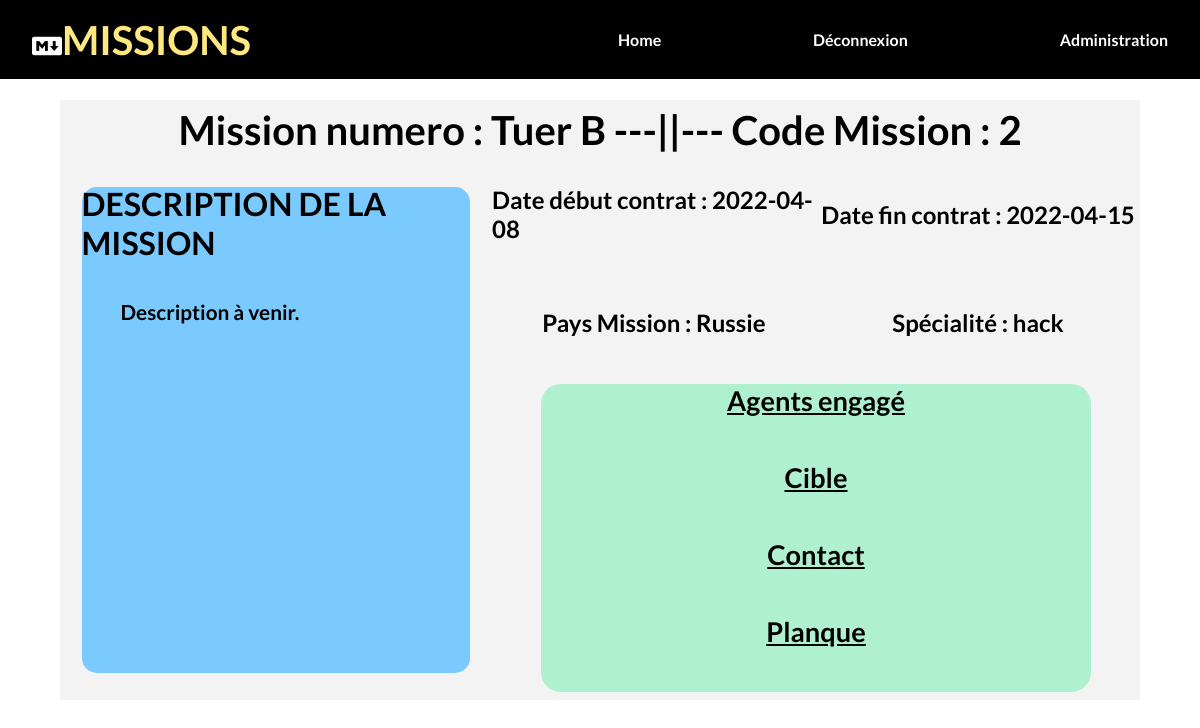
The app's page /views/mission.php?id=2 (signed in) with its own data.
### tables this page shows
CREATE TABLE IF NOT EXISTS `mission` (
  `id` int(11) NOT NULL AUTO_INCREMENT,
  `nom` varchar(50) NOT NULL,
  `description` text NOT NULL,
  `code` int(11) NOT NULL,
  `pays` varchar(50) NOT NULL,
  `type` varchar(255) NOT NULL,
  `specialite_requis` varchar(50) NOT NULL,
  `date_debut` date NOT NULL,
  `date_fin` date NOT NULL,
  `statut` varchar(255) NOT NULL,
  PRIMARY KEY (`id`)
);

### includes/fonction.php (called while the page is built, shortened)
<?php
function isConnected()
{
    return (bool)(isset($_SESSION['id']) && !empty($_SESSION['id']) && is_numeric($_SESSION['id']));
}

### includes/variable.php (called while the page is built, shortened)
<?php
require_once "connexion_bdd.php";
$getId = strip_tags(htmlspecialchars($_GET['id']));
$mission = $bdd->prepare('SELECT * FROM mission WHERE id = :id');
$mission->bindValue('id', $getId);
$mission->execute();
$Miss = $mission->fetch();

### views/mission.php (the view, shortened to what this page needs)
<?php
require_once "header.php";
require_once "..\includes/variable.php";
if (isConnected()) {
?>
    <html>
    <body>
        <section class="container3">
            <div class="container3-1">
                <div class="container3-2">
                    <div class="blocMissionHaut">
                        <div class="titreBlocMissionHaut"><?php echo "Mission numero : " . $Miss['nom'] . " ---||--- Code Mission : " . $Miss['code']; ?></div>
                    </div>
                    <div class="blocDetailMission">
                        <div class="blocDescriptionG">
                            <div class="blocDescriptionG-1">
                                <div class="blocTitreDescG-1">
                                    <div class="titreDescG-1">Description de la mission</div>
                                </div>
                                <div class="blocDescG-1">
                                    <div class="DescG-1"><?php echo  $Miss['description']; ?></div>
                                </div>
                            </div>
                        </div>
                        <div class="blocInfoD">
                            <div class="blocDate">
                                <div class="blocDateDebut">
                                    <div class="date"><?php echo  "Date début contrat : " . $Miss['date_debut']; ?></div>
                                </div>
                                <div class="blocDateFin">
                                    <div class="date"><?php echo  "Date fin contrat : " . $Miss['date_fin']; ?></div>
                                </div>
                            </div>
                            <div class="blocI-1">
                                <div class="blocI-2">
                                    <div class="info"><?php echo  "Pays Mission : " . $Miss['pays']; ?></div>
                                </div>
                                <div class="blocI-2">
                                    <div class="info"><?php echo  "Spécialité : " . $Miss['specialite_requis']; ?></div>
                                </div>
                            </div>
                            <div class="blocI-3">
                                <div class="blocI-3G">
                                    <div class="blocGeneral">
                                        <div class="titreBC">Agents engagé</div>
                                    </div>
                                    <div class="blocGeneral">
                                        <div class="titreBC">Cible</div>
                                    </div>
                                    <div class="blocGeneral">
                                        <div class="titreBC">Contact</div>
                                    </div>
                                    <div class="blocGeneral">
                                        <div class="titreBC">Planque</div>
                                    </div>
                                </div>
                            </div>
                        </div>
                    </div>
                </div>
            </div>
        </section>
    </body>
    </html>
<?php
} else {
    header("Location: ..\index.php");
}
?>

### css&js/style.css (style rules this page uses)
* { margin: 0; padding: 0; box-sizing: border-box; }
html { font-size: 16px; scroll-behavior: smooth; }
body { font-family: 'Lato', sans-serif; font-weight: bold; }
.container3 { width: 100%; height: 100vh; }
.container3-1 { width: 100%; height: 100%; display: flex; align-items: center; justify-content: center; }
.container3-2 { width: 90%; height: 75%; background-color: rgb(243, 243, 243); }
.blocMissionHaut { width: 100%; height: 10%; display: flex; align-items: center; justify-content: center; }
.titreBlocMissionHaut { text-align: center; font-size: 2.5rem; }
.blocDetailMission { width: 100%; height: 90%; display: flex; flex-direction: row; }
.blocDescriptionG { width: 40%; height: 100%; display: flex; align-items: center; justify-content: center; }
.blocDescriptionG-1 { width: 90%; height: 90%; background-color: rgb(123, 202, 255); border-radius: 15px; }
.blocTitreDescG-1 { width: 100%; height: 15%; display: flex; align-items: center; justify-content: center; }
.titreDescG-1 { font-size: 2rem; text-transform: uppercase; }
.blocDescG-1 { width: 100%; height: 85%; padding: 10%; }
.DescG-1 { font-size: 1.3rem; text-align: justify; }
.blocInfoD { width: 60%; height: 100%; display: flex; flex-direction: column; }
.blocDate, .blocI-1 { width: 100%; height: 20%; display: flex; flex-direction: row; }
.blocDateDebut, .blocDateFin, .blocI-2 { width: 50%; height: 100%; display: flex; align-items: center; justify-content: center; }
.date, .info { font-size: 1.5rem; }
.blocI-3 { width: 100%; height: 60%; display: flex; flex-direction: row; align-items: center; justify-content: center; }
.blocI-3G { width: 85%; height: 95%; display: flex; flex-direction: column; background-color: rgb(175, 240, 208); border-radius: 20px; }
.blocGeneral { width: 100%; height: 25%; display: flex; flex-direction: column; align-items: center; }
.titreBC { font-size: 1.7rem; text-decoration: underline; }

### records on screen
mission: nom "Tuer B", code "2", description "Description à venir.", date_debut "2022-04-08", date_fin "2022-04-15", pays "Russie", specialite_requis "hack"
